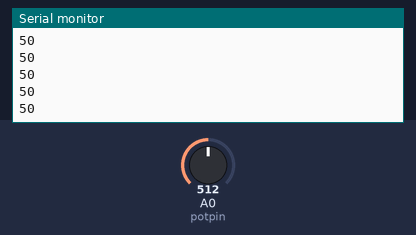
Recording of a sketch running on a simulated Arduino Uno, built with avr-gcc and run on an emulated ATmega328P. Parts: the last lines printed to the serial monitor. Inputs (shaded band) come from the test bench; at power-on: A0 (potpin) = 512.

Above: at 1.2 s.
1.3 s: A0 (potpin) set to 716
At 1.31 s:
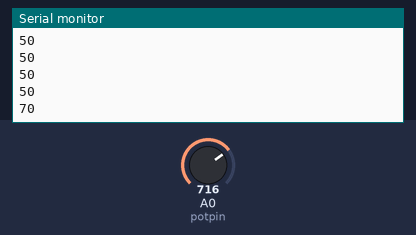
2.8 s: A0 (potpin) set to 900
At 2.81 s:
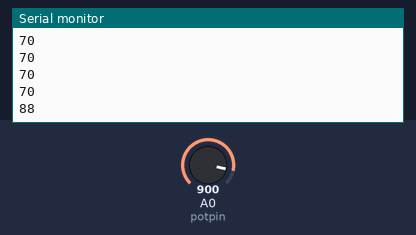
Timing chart, 0 to 5.8 s (numbered marks = the images above; inputs shaded):
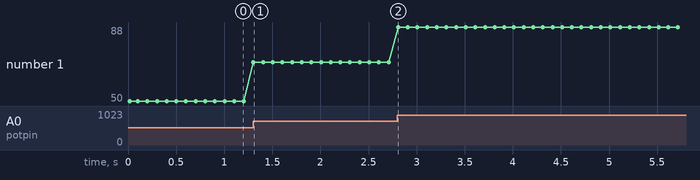

Measured:
- after the input at 1.3 s, the serial monitor: prints a new line at once (image 1)
- after the input at 2.8 s, the serial monitor: prints a new line at once (image 2)
- plotted number 1: 50 → 70 after the input at 1.3 s, 70 → 88 after the input at 2.8 s

The sketch:

potansiyometre-skala.ino
```cpp
#define potpin A0 //Potansiyometreyi A0 pinine tanımlıyoruz
int deger=0;
int sondeger=0;
void setup()
{
  Serial.begin(9600); //9600 Baund bir seri haberleşme başlatıyoruz
  Serial.println("Pot Deger Okuma"); //Seri monitörde bir kez gönderilen bir mesaj tanımlıyoruz
}
void loop()
{
  deger  = analogRead(potpin); //"Değer" değişkeni potansiyometrenin değerini okuyup buna göre değişir
  sondeger=deger/10.2;        // Burda okuduğumuz analog değeri 0 ile 100 arasında skala ettim.
  Serial.println(sondeger); //Okunan değer seri monitörde mesaj olarak gönderilir
  delay(100); //Bu işlem 100 milisaniye aralıklarla yapılır
}
```
